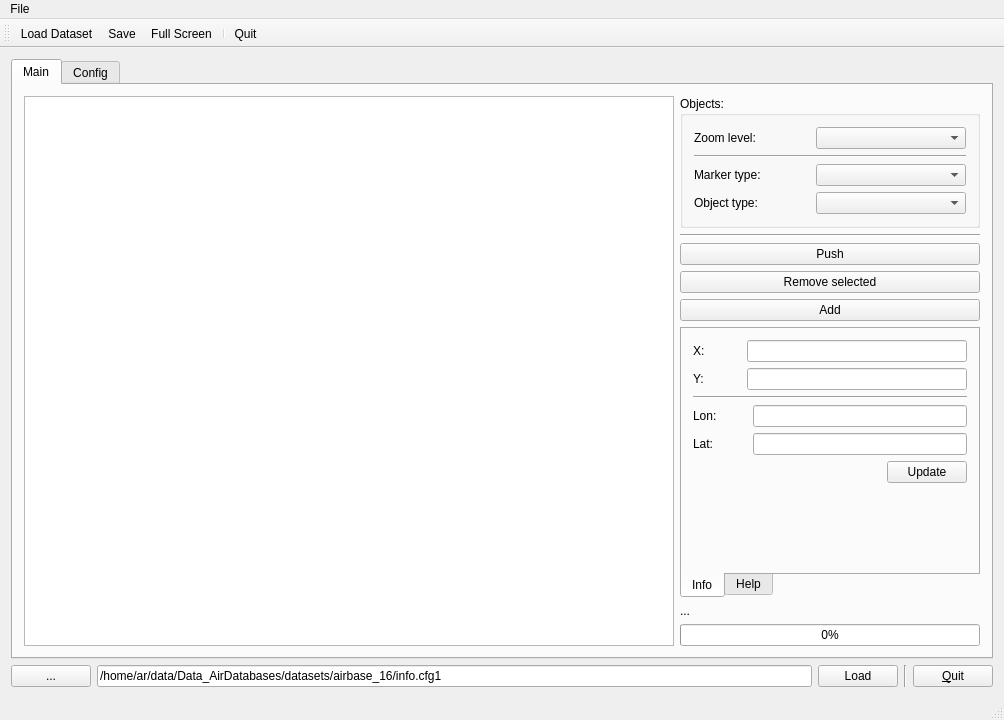
<?xml version="1.0" encoding="UTF-8"?>
<ui version="4.0">
 <class>MainWindow</class>
 <widget class="QMainWindow" name="MainWindow">
  <property name="geometry">
   <rect>
    <x>0</x>
    <y>0</y>
    <width>1004</width>
    <height>720</height>
   </rect>
  </property>
  <property name="windowTitle">
   <string>MainWindow</string>
  </property>
  <widget class="QWidget" name="centralWidget">
   <layout class="QVBoxLayout" name="verticalLayout_3">
    <item>
     <widget class="QTabWidget" name="tabWidget">
      <property name="currentIndex">
       <number>0</number>
      </property>
      <widget class="QWidget" name="tabMain">
       <attribute name="title">
        <string>Main</string>
       </attribute>
       <layout class="QHBoxLayout" name="horizontalLayout_5">
        <item>
         <widget class="MapGraphicsView" name="graphicsView"/>
        </item>
        <item>
         <layout class="QVBoxLayout" name="verticalLayout">
          <item>
           <widget class="QGroupBox" name="groupBox">
            <property name="title">
             <string>Objects:</string>
            </property>
            <layout class="QVBoxLayout" name="verticalLayout_2">
             <item>
              <layout class="QHBoxLayout" name="horizontalLayout_4">
               <item>
                <widget class="QLabel" name="label_3">
                 <property name="text">
                  <string>Zoom level:</string>
                 </property>
                </widget>
               </item>
               <item>
                <widget class="QComboBox" name="comboBox_Zoom">
                 <property name="minimumSize">
                  <size>
                   <width>150</width>
                   <height>0</height>
                  </size>
                 </property>
                </widget>
               </item>
              </layout>
             </item>
             <item>
              <widget class="Line" name="line_3">
               <property name="orientation">
                <enum>Qt::Horizontal</enum>
               </property>
              </widget>
             </item>
             <item>
              <layout class="QHBoxLayout" name="horizontalLayout_2">
               <item>
                <widget class="QLabel" name="label">
                 <property name="text">
                  <string>Marker type:</string>
                 </property>
                </widget>
               </item>
               <item>
                <widget class="QComboBox" name="comboBox_ObjType">
                 <property name="minimumSize">
                  <size>
                   <width>150</width>
                   <height>0</height>
                  </size>
                 </property>
                </widget>
               </item>
              </layout>
             </item>
             <item>
              <layout class="QHBoxLayout" name="horizontalLayout_3">
               <item>
                <widget class="QLabel" name="label_2">
                 <property name="text">
                  <string>Object type:</string>
                 </property>
                </widget>
               </item>
               <item>
                <widget class="QComboBox" name="comboBox_ObjSubtype">
                 <property name="minimumSize">
                  <size>
                   <width>150</width>
                   <height>0</height>
                  </size>
                 </property>
                </widget>
               </item>
              </layout>
             </item>
            </layout>
           </widget>
          </item>
          <item>
           <widget class="Line" name="line">
            <property name="orientation">
             <enum>Qt::Horizontal</enum>
            </property>
           </widget>
          </item>
          <item>
           <widget class="QPushButton" name="pushButton_Push">
            <property name="text">
             <string>Push</string>
            </property>
           </widget>
          </item>
          <item>
           <widget class="QPushButton" name="pushButton_Remove">
            <property name="text">
             <string>Remove selected</string>
            </property>
           </widget>
          </item>
          <item>
           <widget class="QPushButton" name="pushButton_Add">
            <property name="text">
             <string>Add</string>
            </property>
           </widget>
          </item>
          <item>
           <widget class="QTabWidget" name="tabWidget_2">
            <property name="sizePolicy">
             <sizepolicy hsizetype="Preferred" vsizetype="Expanding">
              <horstretch>0</horstretch>
              <verstretch>0</verstretch>
             </sizepolicy>
            </property>
            <property name="minimumSize">
             <size>
              <width>300</width>
              <height>0</height>
             </size>
            </property>
            <property name="tabPosition">
             <enum>QTabWidget::South</enum>
            </property>
            <property name="currentIndex">
             <number>0</number>
            </property>
            <widget class="QWidget" name="tab">
             <attribute name="icon">
              <iconset resource="resources.qrc">
               <normaloff>:/img/img/status-rec.png</normaloff>:/img/img/status-rec.png</iconset>
             </attribute>
             <attribute name="title">
              <string>Info</string>
             </attribute>
             <layout class="QVBoxLayout" name="verticalLayout_4">
              <item>
               <layout class="QGridLayout" name="gridLayout">
                <item row="0" column="0">
                 <widget class="QLabel" name="label_4">
                  <property name="minimumSize">
                   <size>
                    <width>48</width>
                    <height>0</height>
                   </size>
                  </property>
                  <property name="sizeIncrement">
                   <size>
                    <width>0</width>
                    <height>0</height>
                   </size>
                  </property>
                  <property name="text">
                   <string>X:</string>
                  </property>
                 </widget>
                </item>
                <item row="0" column="1" colspan="2">
                 <widget class="QLineEdit" name="lineEdit_GlobX">
                  <property name="readOnly">
                   <bool>true</bool>
                  </property>
                 </widget>
                </item>
                <item row="1" column="0">
                 <widget class="QLabel" name="label_6">
                  <property name="text">
                   <string>Y:</string>
                  </property>
                 </widget>
                </item>
                <item row="1" column="1" colspan="2">
                 <widget class="QLineEdit" name="lineEdit_GlobY">
                  <property name="readOnly">
                   <bool>true</bool>
                  </property>
                 </widget>
                </item>
                <item row="2" column="0" colspan="3">
                 <widget class="Line" name="line_4">
                  <property name="orientation">
                   <enum>Qt::Horizontal</enum>
                  </property>
                 </widget>
                </item>
                <item row="3" column="0" colspan="2">
                 <widget class="QLabel" name="label_5">
                  <property name="minimumSize">
                   <size>
                    <width>48</width>
                    <height>0</height>
                   </size>
                  </property>
                  <property name="text">
                   <string>Lon:</string>
                  </property>
                 </widget>
                </item>
                <item row="3" column="2">
                 <widget class="QLineEdit" name="lineEdit_GlobLon">
                  <property name="readOnly">
                   <bool>true</bool>
                  </property>
                 </widget>
                </item>
                <item row="4" column="0" colspan="2">
                 <widget class="QLabel" name="label_7">
                  <property name="text">
                   <string>Lat:</string>
                  </property>
                 </widget>
                </item>
                <item row="4" column="2">
                 <widget class="QLineEdit" name="lineEdit_GlobLat">
                  <property name="readOnly">
                   <bool>true</bool>
                  </property>
                 </widget>
                </item>
               </layout>
              </item>
              <item>
               <layout class="QHBoxLayout" name="horizontalLayout_6">
                <item>
                 <spacer name="horizontalSpacer">
                  <property name="orientation">
                   <enum>Qt::Horizontal</enum>
                  </property>
                  <property name="sizeHint" stdset="0">
                   <size>
                    <width>40</width>
                    <height>20</height>
                   </size>
                  </property>
                 </spacer>
                </item>
                <item>
                 <widget class="QPushButton" name="pushButton">
                  <property name="text">
                   <string>Update</string>
                  </property>
                 </widget>
                </item>
               </layout>
              </item>
              <item>
               <spacer name="verticalSpacer_2">
                <property name="orientation">
                 <enum>Qt::Vertical</enum>
                </property>
                <property name="sizeHint" stdset="0">
                 <size>
                  <width>20</width>
                  <height>20</height>
                 </size>
                </property>
               </spacer>
              </item>
             </layout>
            </widget>
            <widget class="QWidget" name="tab_2">
             <attribute name="icon">
              <iconset resource="resources.qrc">
               <normaloff>:/img/img/khelpcenter.png</normaloff>:/img/img/khelpcenter.png</iconset>
             </attribute>
             <attribute name="title">
              <string>Help</string>
             </attribute>
             <layout class="QVBoxLayout" name="verticalLayout_5">
              <item>
               <layout class="QFormLayout" name="formLayout">
                <item row="0" column="0">
                 <widget class="QLabel" name="label_NumAirplanes_lbl">
                  <property name="sizePolicy">
                   <sizepolicy hsizetype="Expanding" vsizetype="Preferred">
                    <horstretch>0</horstretch>
                    <verstretch>0</verstretch>
                   </sizepolicy>
                  </property>
                  <property name="minimumSize">
                   <size>
                    <width>100</width>
                    <height>0</height>
                   </size>
                  </property>
                  <property name="font">
                   <font>
                    <pointsize>10</pointsize>
                    <weight>50</weight>
                    <bold>false</bold>
                   </font>
                  </property>
                  <property name="text">
                   <string>#AirPlanes:</string>
                  </property>
                  <property name="scaledContents">
                   <bool>false</bool>
                  </property>
                 </widget>
                </item>
                <item row="0" column="1">
                 <widget class="QLabel" name="label_NumAirplanes">
                  <property name="minimumSize">
                   <size>
                    <width>0</width>
                    <height>28</height>
                   </size>
                  </property>
                  <property name="font">
                   <font>
                    <pointsize>10</pointsize>
                    <weight>75</weight>
                    <bold>true</bold>
                   </font>
                  </property>
                  <property name="styleSheet">
                   <string notr="true">background-color: rgb(255, 255, 127);</string>
                  </property>
                  <property name="text">
                   <string>...</string>
                  </property>
                  <property name="alignment">
                   <set>Qt::AlignCenter</set>
                  </property>
                 </widget>
                </item>
                <item row="1" column="0">
                 <widget class="QLabel" name="label_NumDontcare_lbl">
                  <property name="sizePolicy">
                   <sizepolicy hsizetype="Expanding" vsizetype="Preferred">
                    <horstretch>0</horstretch>
                    <verstretch>0</verstretch>
                   </sizepolicy>
                  </property>
                  <property name="font">
                   <font>
                    <pointsize>10</pointsize>
                    <weight>50</weight>
                    <bold>false</bold>
                   </font>
                  </property>
                  <property name="text">
                   <string>#DontCare:</string>
                  </property>
                 </widget>
                </item>
                <item row="1" column="1">
                 <widget class="QLabel" name="label_NumDontcare">
                  <property name="minimumSize">
                   <size>
                    <width>0</width>
                    <height>28</height>
                   </size>
                  </property>
                  <property name="font">
                   <font>
                    <pointsize>10</pointsize>
                    <weight>75</weight>
                    <bold>true</bold>
                   </font>
                  </property>
                  <property name="styleSheet">
                   <string notr="true">background-color: rgb(255, 255, 127);</string>
                  </property>
                  <property name="text">
                   <string>...</string>
                  </property>
                  <property name="alignment">
                   <set>Qt::AlignCenter</set>
                  </property>
                 </widget>
                </item>
                <item row="2" column="0">
                 <widget class="QLabel" name="label_NumTotal_lbl">
                  <property name="sizePolicy">
                   <sizepolicy hsizetype="Expanding" vsizetype="Preferred">
                    <horstretch>0</horstretch>
                    <verstretch>0</verstretch>
                   </sizepolicy>
                  </property>
                  <property name="font">
                   <font>
                    <pointsize>10</pointsize>
                    <weight>50</weight>
                    <bold>false</bold>
                   </font>
                  </property>
                  <property name="text">
                   <string>#Total items:</string>
                  </property>
                 </widget>
                </item>
                <item row="2" column="1">
                 <widget class="QLabel" name="label_NumTotal">
                  <property name="minimumSize">
                   <size>
                    <width>0</width>
                    <height>28</height>
                   </size>
                  </property>
                  <property name="font">
                   <font>
                    <pointsize>10</pointsize>
                    <weight>75</weight>
                    <bold>true</bold>
                   </font>
                  </property>
                  <property name="styleSheet">
                   <string notr="true">background-color: rgb(170, 255, 127);</string>
                  </property>
                  <property name="text">
                   <string>...</string>
                  </property>
                  <property name="alignment">
                   <set>Qt::AlignCenter</set>
                  </property>
                 </widget>
                </item>
               </layout>
              </item>
              <item>
               <spacer name="verticalSpacer">
                <property name="orientation">
                 <enum>Qt::Vertical</enum>
                </property>
                <property name="sizeHint" stdset="0">
                 <size>
                  <width>20</width>
                  <height>95</height>
                 </size>
                </property>
               </spacer>
              </item>
             </layout>
            </widget>
           </widget>
          </item>
          <item>
           <widget class="QLabel" name="labelProgress">
            <property name="text">
             <string>...</string>
            </property>
           </widget>
          </item>
          <item>
           <widget class="QProgressBar" name="progressBar">
            <property name="sizePolicy">
             <sizepolicy hsizetype="Preferred" vsizetype="Fixed">
              <horstretch>0</horstretch>
              <verstretch>0</verstretch>
             </sizepolicy>
            </property>
            <property name="minimum">
             <number>0</number>
            </property>
            <property name="maximum">
             <number>1</number>
            </property>
            <property name="value">
             <number>0</number>
            </property>
           </widget>
          </item>
         </layout>
        </item>
       </layout>
      </widget>
      <widget class="QWidget" name="tabConfig">
       <attribute name="title">
        <string>Config</string>
       </attribute>
      </widget>
     </widget>
    </item>
    <item>
     <layout class="QHBoxLayout" name="horizontalLayout">
      <item>
       <widget class="QPushButton" name="pushButton_SelectDataset">
        <property name="text">
         <string>...</string>
        </property>
       </widget>
      </item>
      <item>
       <widget class="QLineEdit" name="lineEdit_PathConfig">
        <property name="text">
         <string>/home/ar/data/Data_AirDatabases/datasets/airbase_16/info.cfg1</string>
        </property>
       </widget>
      </item>
      <item>
       <widget class="QPushButton" name="pushButton_LoadDataset">
        <property name="text">
         <string>Load</string>
        </property>
        <property name="icon">
         <iconset resource="resources.qrc">
          <normaloff>:/img/img/dialog-yes-x48.png</normaloff>:/img/img/dialog-yes-x48.png</iconset>
        </property>
       </widget>
      </item>
      <item>
       <widget class="Line" name="line_2">
        <property name="orientation">
         <enum>Qt::Vertical</enum>
        </property>
       </widget>
      </item>
      <item>
       <widget class="QPushButton" name="pushButton_Quit">
        <property name="text">
         <string>&amp;Quit</string>
        </property>
       </widget>
      </item>
     </layout>
    </item>
   </layout>
  </widget>
  <widget class="QMenuBar" name="menuBar">
   <property name="geometry">
    <rect>
     <x>0</x>
     <y>0</y>
     <width>1004</width>
     <height>20</height>
    </rect>
   </property>
   <widget class="QMenu" name="menuFile">
    <property name="title">
     <string>File</string>
    </property>
    <addaction name="actionLoad_Dataset"/>
    <addaction name="actionSave"/>
    <addaction name="separator"/>
    <addaction name="actionFull_Screen"/>
    <addaction name="separator"/>
    <addaction name="action_Quit"/>
   </widget>
   <addaction name="menuFile"/>
  </widget>
  <widget class="QToolBar" name="mainToolBar">
   <attribute name="toolBarArea">
    <enum>TopToolBarArea</enum>
   </attribute>
   <attribute name="toolBarBreak">
    <bool>false</bool>
   </attribute>
   <addaction name="actionLoad_Dataset"/>
   <addaction name="actionSave"/>
   <addaction name="actionFull_Screen"/>
   <addaction name="separator"/>
   <addaction name="action_Quit"/>
  </widget>
  <widget class="QStatusBar" name="statusBar">
   <property name="enabled">
    <bool>true</bool>
   </property>
  </widget>
  <action name="actionLoad_Dataset">
   <property name="icon">
    <iconset resource="resources.qrc">
     <normaloff>:/img/img/folder_new.png</normaloff>:/img/img/folder_new.png</iconset>
   </property>
   <property name="text">
    <string>Load Dataset</string>
   </property>
   <property name="toolTip">
    <string>Load Dataset</string>
   </property>
   <property name="shortcut">
    <string>Ctrl+L</string>
   </property>
  </action>
  <action name="actionSave">
   <property name="icon">
    <iconset resource="resources.qrc">
     <normaloff>:/img/img/document-save.png</normaloff>:/img/img/document-save.png</iconset>
   </property>
   <property name="text">
    <string>Save</string>
   </property>
   <property name="shortcut">
    <string>Ctrl+S</string>
   </property>
  </action>
  <action name="action_Quit">
   <property name="icon">
    <iconset resource="resources.qrc">
     <normaloff>:/img/img/exit.png</normaloff>:/img/img/exit.png</iconset>
   </property>
   <property name="text">
    <string>&amp;Quit</string>
   </property>
   <property name="shortcut">
    <string>Ctrl+Q</string>
   </property>
  </action>
  <action name="actionFull_Screen">
   <property name="checkable">
    <bool>true</bool>
   </property>
   <property name="icon">
    <iconset resource="resources.qrc">
     <normaloff>:/img/img/view-fullscreen.png</normaloff>:/img/img/view-fullscreen.png</iconset>
   </property>
   <property name="text">
    <string>Full Screen</string>
   </property>
   <property name="shortcut">
    <string>Ctrl+F</string>
   </property>
  </action>
 </widget>
 <layoutdefault spacing="6" margin="11"/>
 <customwidgets>
  <customwidget>
   <class>MapGraphicsView</class>
   <extends>QGraphicsView</extends>
   <header location="global">gui_mapgraphicsview.h</header>
  </customwidget>
 </customwidgets>
 <resources>
  <include location="resources.qrc"/>
 </resources>
 <connections>
  <connection>
   <sender>pushButton_Quit</sender>
   <signal>clicked()</signal>
   <receiver>MainWindow</receiver>
   <slot>close()</slot>
   <hints>
    <hint type="sourcelabel">
     <x>932</x>
     <y>774</y>
    </hint>
    <hint type="destinationlabel">
     <x>898</x>
     <y>788</y>
    </hint>
   </hints>
  </connection>
 </connections>
</ui>
